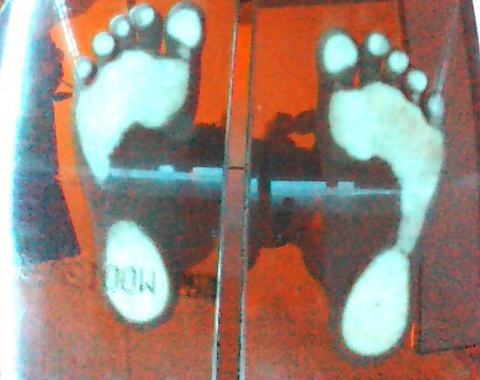
#> input picture cropped.jpeg, 480 x 380 px
$ python contour2.py
#> lines starting #> are read from the running program, lines starting #| are printed output that depends on the picture; after the words box and inside, x2 and y2 are one past the last pixel; in counts of white or black regions, pixels touching at a corner belong together
import cv2
import numpy as np


IMAGE = "cropped.jpeg"
# Let's load a simple image with 3 black squares
gray = cv2.imread(IMAGE)
#> gray is the input picture: shape (380, 480, 3); mean B, G, R 122, 133.4, 154.2
cv2.waitKey(0)

# Grayscale
# gray = cv2.cvtColor(image, cv2.COLOR_BGR2GRAY)

linek = np.zeros((11,11),dtype=np.uint8)
linek[5,...]=1
x=cv2.morphologyEx(gray, cv2.MORPH_OPEN, linek ,iterations=1)
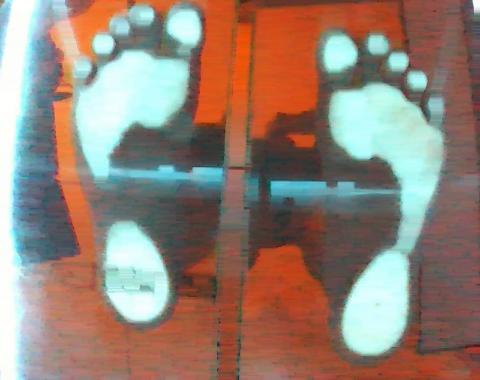
#> x: shape (380, 480, 3); mean B, G, R 117.8, 129.7, 148.9
gray-=x
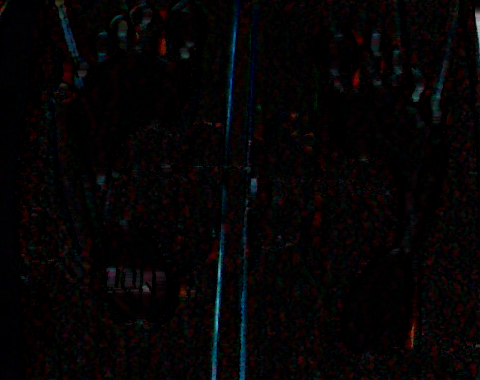
#> gray: shape (380, 480, 3); mean B, G, R 4.1, 3.7, 5.3

# Find Canny edges
edged = cv2.Canny(gray, 0, 200)
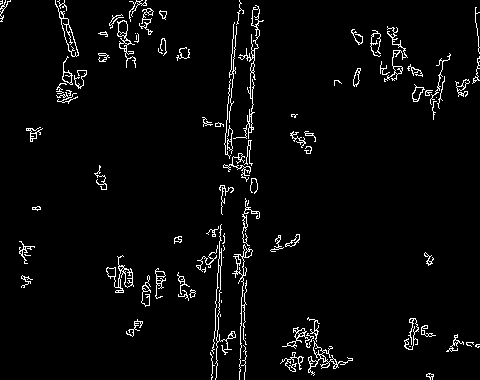
#> edged: shape (380, 480); 3.5% white in thin lines or dots
cv2.waitKey(0)

# Finding Contours
# Use a copy of the image e.g. edged.copy()
# since findContours alters the image
contours = cv2.findContours(edged,
    cv2.RETR_EXTERNAL, cv2.CHAIN_APPROX_NONE)
#> contours = 96 contours, 58 with area under 20; largest, box (x1, y1, x2, y2) and area: (55, 0, 79, 57) 317, (106, 255, 134, 293) 257, (233, 5, 264, 139) 232, (308, 340, 353, 376) 216, (232, 244, 253, 380) 210

cv2.imshow('Canny Edges After Contouring', edged)
cv2.waitKey(0)

print("Number of Contours found = " + str(len(contours)))
#| Number of Contours found = 2

# Draw all contours
# -1 signifies drawing all contours
#> (the run stopped early here; a loop or call above may not have finished)
